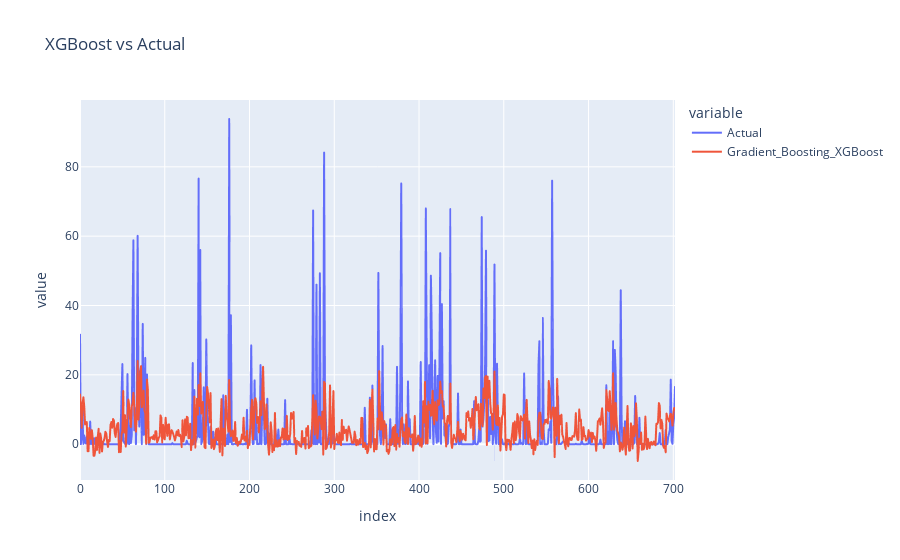

The notebook cell this image was saved under:
### Code cell
fig = px.line(df_pred, y=['Actual', 'Gradient_Boosting_XGBoost'], title='XGBoost vs Actual')
fig.show()

### Figure 1 — Plotly figure (JSON) as saved in the notebook; plotly's stock layout.template omitted (floating-point values rounded to 4 significant figures; data arrays with more than 128 entries replaced by an {"elided": "..."} marker saying what was removed)
{"data": [{"hovertemplate": "variable=Actual<br>index=%{x}<br>value=%{y}<extra></extra>", "legendgroup": "Actual", "line": {"color": "#636efa", "dash": "solid"}, "mode": "lines", "name": "Actual", "showlegend": true, "type": "scattergl", "x": {"elided": "703 int values"}, "xaxis": "x", "y": {"elided": "703 float values"}, "yaxis": "y"}, {"hovertemplate": "variable=Gradient_Boosting_XGBoost<br>index=%{x}<br>value=%{y}<extra></extra>", "legendgroup": "Gradient_Boosting_XGBoost", "line": {"color": "#EF553B", "dash": "solid"}, "mode": "lines", "name": "Gradient_Boosting_XGBoost", "showlegend": true, "type": "scattergl", "x": {"elided": "703 int values"}, "xaxis": "x", "y": {"elided": "703 float values"}, "yaxis": "y"}], "layout": {"legend": {"title": {"text": "variable"}, "tracegroupgap": 0}, "title": {"text": "XGBoost vs Actual"}, "xaxis": {"anchor": "y", "domain": [0, 1], "title": {"text": "index"}}, "yaxis": {"anchor": "x", "domain": [0, 1], "title": {"text": "value"}}}}
